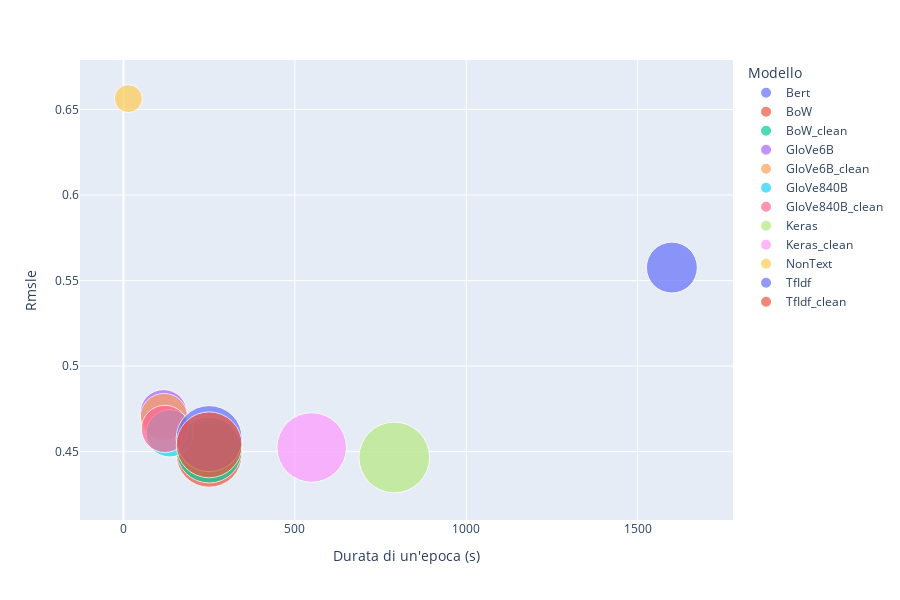

Notebook code for this chart:
### Code cell
#df['trainparams_log2'] = df["trainparams"].apply(lambda x: np.log(x)**2)
fig = px.scatter(df, x="epochtime", y="rmsle", size='trainparams_log2',
                 text=None, color="model", width=900, height=600,
                 log_x=False, log_y=False, size_max=50,
                 labels={
                     "epochtime": "Durata di un'epoca (s)",
                     "rmsle": "Rmsle",
                     "model": "Modello"
                 },
                #title="Rmsle in funzione della Durata di un epoca di training. La dimensione corrisponde ai Parametri Allenabili"
                )
#fig.update_layout(paper_bgcolor='rgba(0,0,0,0)',plot_bgcolor='rgba(0,0,0,0)')
#fig.update_traces(textposition='top center')
#fig.update_layout(showlegend=False)

# errore in funzione del tempo richiesto da una singola epoche.
# la dimensione corrisponde ai parametri trainabili dei modelli

fig.show()

### Figure 1 — Plotly figure (JSON) as saved in the notebook; plotly's stock layout.template omitted (floating-point values rounded to 4 significant figures)
{"data": [{"hovertemplate": "Modello=Bert<br>Durata di un'epoca (s)=%{x}<br>Rmsle=%{y}<br>trainparams_log2=%{marker.size}<extra></extra>", "legendgroup": "Bert", "marker": {"color": "#636efa", "size": [146.4], "sizemode": "area", "sizeref": 0.113, "symbol": "circle"}, "mode": "markers", "name": "Bert", "orientation": "v", "showlegend": true, "type": "scatter", "x": [1600], "xaxis": "x", "y": [0.5576], "yaxis": "y"}, {"hovertemplate": "Modello=BoW<br>Durata di un'epoca (s)=%{x}<br>Rmsle=%{y}<br>trainparams_log2=%{marker.size}<extra></extra>", "legendgroup": "BoW", "marker": {"color": "#EF553B", "size": [246.9], "sizemode": "area", "sizeref": 0.113, "symbol": "circle"}, "mode": "markers", "name": "BoW", "orientation": "v", "showlegend": true, "type": "scatter", "x": [250], "xaxis": "x", "y": [0.4486], "yaxis": "y"}, {"hovertemplate": "Modello=BoW_clean<br>Durata di un'epoca (s)=%{x}<br>Rmsle=%{y}<br>trainparams_log2=%{marker.size}<extra></extra>", "legendgroup": "BoW_clean", "marker": {"color": "#00cc96", "size": [244.7], "sizemode": "area", "sizeref": 0.113, "symbol": "circle"}, "mode": "markers", "name": "BoW_clean", "orientation": "v", "showlegend": true, "type": "scatter", "x": [250], "xaxis": "x", "y": [0.451], "yaxis": "y"}, {"hovertemplate": "Modello=GloVe6B<br>Durata di un'epoca (s)=%{x}<br>Rmsle=%{y}<br>trainparams_log2=%{marker.size}<extra></extra>", "legendgroup": "GloVe6B", "marker": {"color": "#ab63fa", "size": [126.1], "sizemode": "area", "sizeref": 0.113, "symbol": "circle"}, "mode": "markers", "name": "GloVe6B", "orientation": "v", "showlegend": true, "type": "scatter", "x": [117], "xaxis": "x", "y": [0.4725], "yaxis": "y"}, {"hovertemplate": "Modello=GloVe6B_clean<br>Durata di un'epoca (s)=%{x}<br>Rmsle=%{y}<br>trainparams_log2=%{marker.size}<extra></extra>", "legendgroup": "GloVe6B_clean", "marker": {"color": "#FFA15A", "size": [126.1], "sizemode": "area", "sizeref": 0.113, "symbol": "circle"}, "mode": "markers", "name": "GloVe6B_clean", "orientation": "v", "showlegend": true, "type": "scatter", "x": [118], "xaxis": "x", "y": [0.4702], "yaxis": "y"}, {"hovertemplate": "Modello=GloVe840B<br>Durata di un'epoca (s)=%{x}<br>Rmsle=%{y}<br>trainparams_log2=%{marker.size}<extra></extra>", "legendgroup": "GloVe840B", "marker": {"color": "#19d3f3", "size": [126.1], "sizemode": "area", "sizeref": 0.113, "symbol": "circle"}, "mode": "markers", "name": "GloVe840B", "orientation": "v", "showlegend": true, "type": "scatter", "x": [135], "xaxis": "x", "y": [0.4607], "yaxis": "y"}, {"hovertemplate": "Modello=GloVe840B_clean<br>Durata di un'epoca (s)=%{x}<br>Rmsle=%{y}<br>trainparams_log2=%{marker.size}<extra></extra>", "legendgroup": "GloVe840B_clean", "marker": {"color": "#FF6692", "size": [126.1], "sizemode": "area", "sizeref": 0.113, "symbol": "circle"}, "mode": "markers", "name": "GloVe840B_clean", "orientation": "v", "showlegend": true, "type": "scatter", "x": [121], "xaxis": "x", "y": [0.4633], "yaxis": "y"}, {"hovertemplate": "Modello=Keras<br>Durata di un'epoca (s)=%{x}<br>Rmsle=%{y}<br>trainparams_log2=%{marker.size}<extra></extra>", "legendgroup": "Keras", "marker": {"color": "#B6E880", "size": [282.4], "sizemode": "area", "sizeref": 0.113, "symbol": "circle"}, "mode": "markers", "name": "Keras", "orientation": "v", "showlegend": true, "type": "scatter", "x": [790], "xaxis": "x", "y": [0.4466], "yaxis": "y"}, {"hovertemplate": "Modello=Keras_clean<br>Durata di un'epoca (s)=%{x}<br>Rmsle=%{y}<br>trainparams_log2=%{marker.size}<extra></extra>", "legendgroup": "Keras_clean", "marker": {"color": "#FF97FF", "size": [273.3], "sizemode": "area", "sizeref": 0.113, "symbol": "circle"}, "mode": "markers", "name": "Keras_clean", "orientation": "v", "showlegend": true, "type": "scatter", "x": [549], "xaxis": "x", "y": [0.4525], "yaxis": "y"}, {"hovertemplate": "Modello=NonText<br>Durata di un'epoca (s)=%{x}<br>Rmsle=%{y}<br>trainparams_log2=%{marker.size}<extra></extra>", "legendgroup": "NonText", "marker": {"color": "#FECB52", "size": [44.16], "sizemode": "area", "sizeref": 0.113, "symbol": "circle"}, "mode": "markers", "name": "NonText", "orientation": "v", "showlegend": true, "type": "scatter", "x": [14], "xaxis": "x", "y": [0.6563], "yaxis": "y"}, {"hovertemplate": "Modello=TfIdf<br>Durata di un'epoca (s)=%{x}<br>Rmsle=%{y}<br>trainparams_log2=%{marker.size}<extra></extra>", "legendgroup": "TfIdf", "marker": {"color": "#636efa", "size": [246.9], "sizemode": "area", "sizeref": 0.113, "symbol": "circle"}, "mode": "markers", "name": "TfIdf", "orientation": "v", "showlegend": true, "type": "scatter", "x": [250], "xaxis": "x", "y": [0.4576], "yaxis": "y"}, {"hovertemplate": "Modello=TfIdf_clean<br>Durata di un'epoca (s)=%{x}<br>Rmsle=%{y}<br>trainparams_log2=%{marker.size}<extra></extra>", "legendgroup": "TfIdf_clean", "marker": {"color": "#EF553B", "size": [244.7], "sizemode": "area", "sizeref": 0.113, "symbol": "circle"}, "mode": "markers", "name": "TfIdf_clean", "orientation": "v", "showlegend": true, "type": "scatter", "x": [250], "xaxis": "x", "y": [0.454], "yaxis": "y"}], "layout": {"height": 600, "legend": {"itemsizing": "constant", "title": {"text": "Modello"}, "tracegroupgap": 0}, "margin": {"t": 60}, "width": 900, "xaxis": {"anchor": "y", "domain": [0, 1], "title": {"text": "Durata di un'epoca (s)"}}, "yaxis": {"anchor": "x", "domain": [0, 1], "title": {"text": "Rmsle"}}}}
